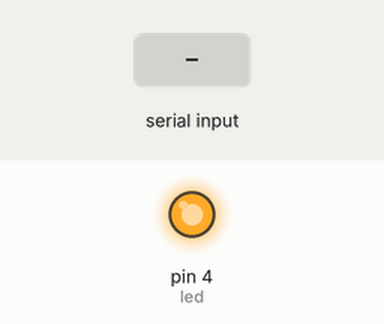
Simulated run of this sketch. Board: Arduino Uno, built with avr-gcc and run on an emulated ATmega328P. Shown: output pins drawn as LEDs (lit = HIGH). The inputs (shaded band) are chosen by the test bench. What the sketch prints to the serial monitor is not drawn.

Above: at 0.01 s.
At 1.3 s:
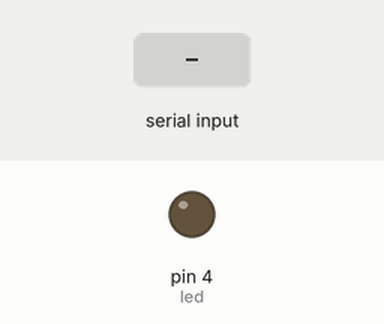
1.4 s: "1" received over the second serial link
Timing chart, 0 to 4.4 s (numbered marks = the images above; inputs shaded):
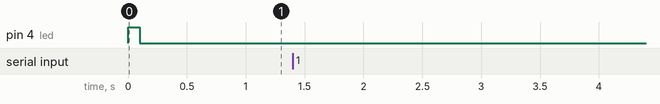

The sketch:

Xbee.ino
```cpp
/*
   ロボット側(SofrwareSerial)から来た
   データをそのままxbee(HardwareSerial)
   に送り出す。
   23.nov.2020 by H.Saeki
*/

#include <SoftwareSerial.h>
SoftwareSerial xbeeSerial(10, 11); // メインCPUに繋がるシリアルポート

int led = 4;
void setup() {
  Serial.begin(9600); // Xbee向けのシリアルポートを初期化
  xbeeSerial.begin(9600); //　メインCPU向けのシリアルポートを初期化

  // initialize the digital pin as an output.
  pinMode(led, OUTPUT);
  Serial.println(" Ready!");  // Xbeeに文字を出力
  digitalWrite(led, HIGH);   // turn the LED on (HIGH is the voltage level)
  delay(100);
  digitalWrite(led, LOW);   // turn the LED off (LOW is the voltage level)

}

void loop() {
  char buf[4];
  xbeeSerial.listen();  // メインCPUからのデータを受信する
  if (xbeeSerial.available() > 0) {
    digitalWrite(led, HIGH);   // turn the LED on (HIGH is the voltage level)
    Serial.write(xbeeSerial.read());  // メインCPUから来たデータをXbeeに送り出す。
    digitalWrite(led, LOW);   // turn the LED off (LOW is the voltage level)
  }
}
```
